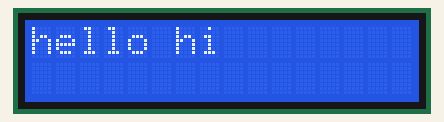
Recording of a sketch running on a simulated Arduino Uno, built with avr-gcc and run on an emulated ATmega328P. Shown: 16×2 character LCD.

Above: at 0.1 s.
At 2.1 s:
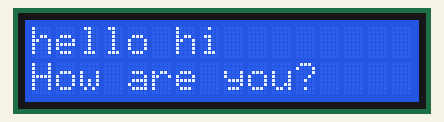

The sketch:

LCD_PROTEUS.ino
```cpp
#include<LiquidCrystal.h>

LiquidCrystal lcd(7,6,5,4,3,2); // sets the interfacing pins

void setup() {
// put your setup code here, to run once:
lcd.begin(16, 2);
}

void loop() {
lcd.setCursor(0,0);
lcd.print("hello hi");// Displays HELLO WORLD on LCD
delay(2000);
lcd.setCursor(0,1);
lcd.print("How are you?");//Displays the string from second line.
delay(2000);
}
```
